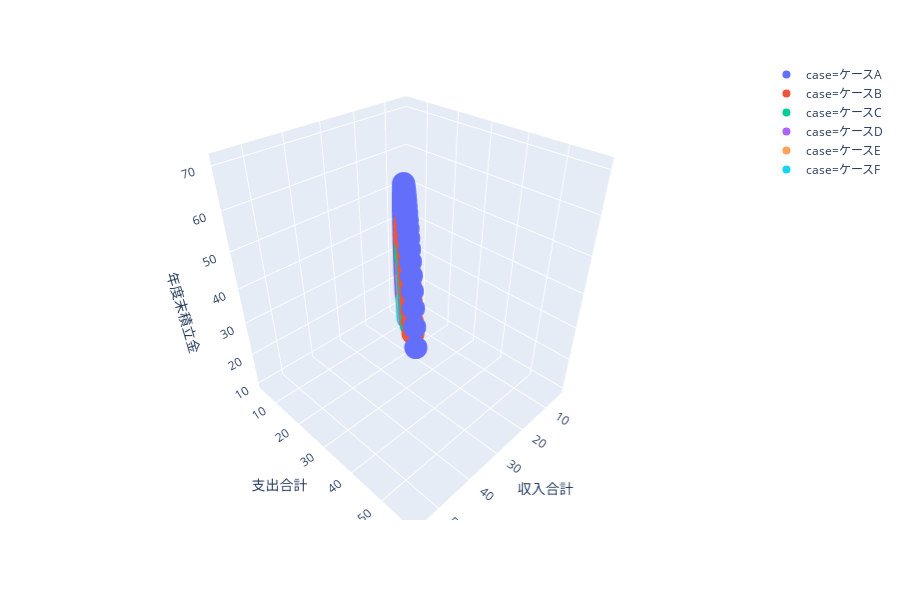

Notebook source saved alongside this figure:
### Code cell
fig = px.scatter_3d(gws, x='収入合計', y='支出合計', z='年度末積立金', color='case')
fig.write_html(f'output/all.html', auto_open=False)
fig.show()
